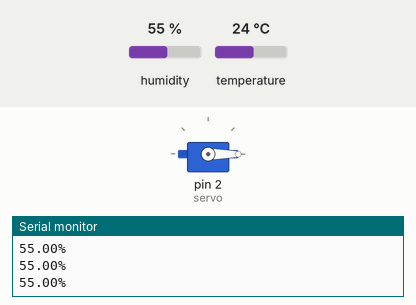
Recording of a sketch running on a simulated Arduino Uno, built with avr-gcc and run on an emulated ATmega328P. Shown: servo, the last lines printed to the serial monitor. The inputs (shaded band) are chosen by the test bench; at power-on: humidity 55 %, temperature 24 °C.

Above: at 3.4 s.
3.5 s: humidity set to 22 %
At 4.6 s:
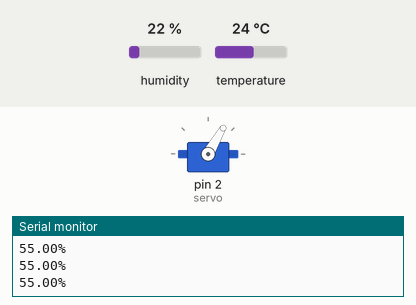
7.0 s: humidity set to 49 %
10.5 s: humidity set to 52 %
At 13.3 s:
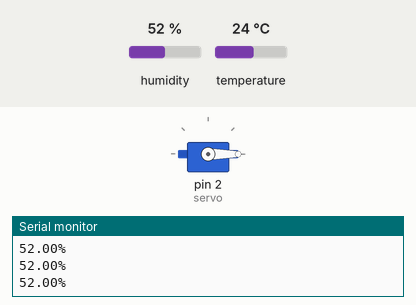
17.6 s: humidity set to 40 %
At 19.1 s:
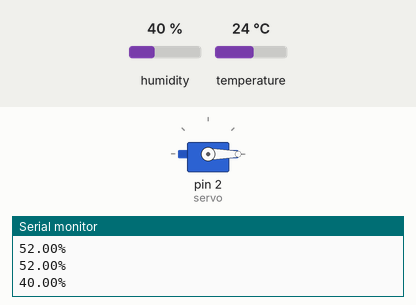
Timing chart, 0 to 20.6 s (numbered marks = the images above; inputs shaded):
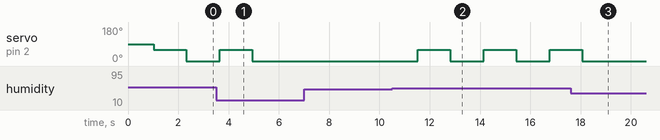

The sketch:

middle_project.ino
```cpp
#include<Servo.h>
#include<DHT.h>
#define DHTPIN 4
#define DHTTYPE DHT11
DHT dht(DHTPIN, DHTTYPE);
int angle = 0;
Servo servo;
void setup(){
  dht.begin();
  servo.attach(2);
  Serial.begin(9600);
}
void loop() {
  float h = dht.readHumidity();
  Serial.print(h);Serial.println("%");
  delay(1000);
 if(int(h)<90 && int(h)>50){
    int static back=0;
    if(back==1){
      angle-=60;
      if(angle<=0){
        back=0;
        }
  }
  else if(angle<60){
    angle+=60;
    if(angle>=60){
      back=1;
    }
  }
}
  servo.write(angle);
  delay(300);
}
```

Measured:
- the behaviour switches between 50 and 51 % on humidity (found by bisection; images 1 and 2)
- after the input at 3.5 s, servo on pin 2 (servo): goes on until 4.9 s, then stays 0°
- after the input at 10.5 s, servo on pin 2 (servo): alternates 60° for 1.3 s and 0° for 1.3 s, starting after 1.0 s
- after the input at 17.6 s, servo on pin 2 (servo): goes on until 18.1 s, then stays 0°
